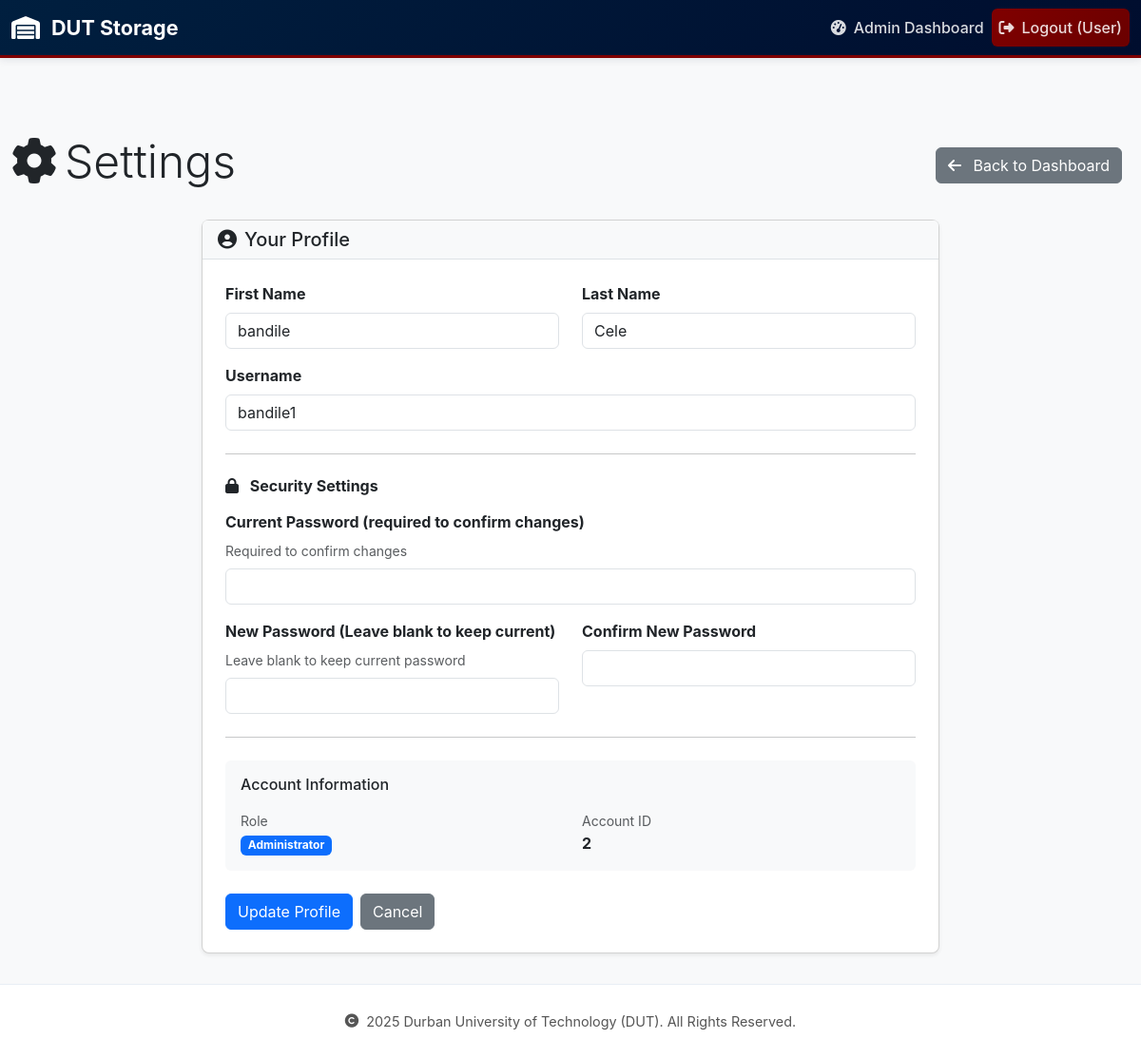
/admin/system/settings (signed in), run on an earlier commit of the app's database.
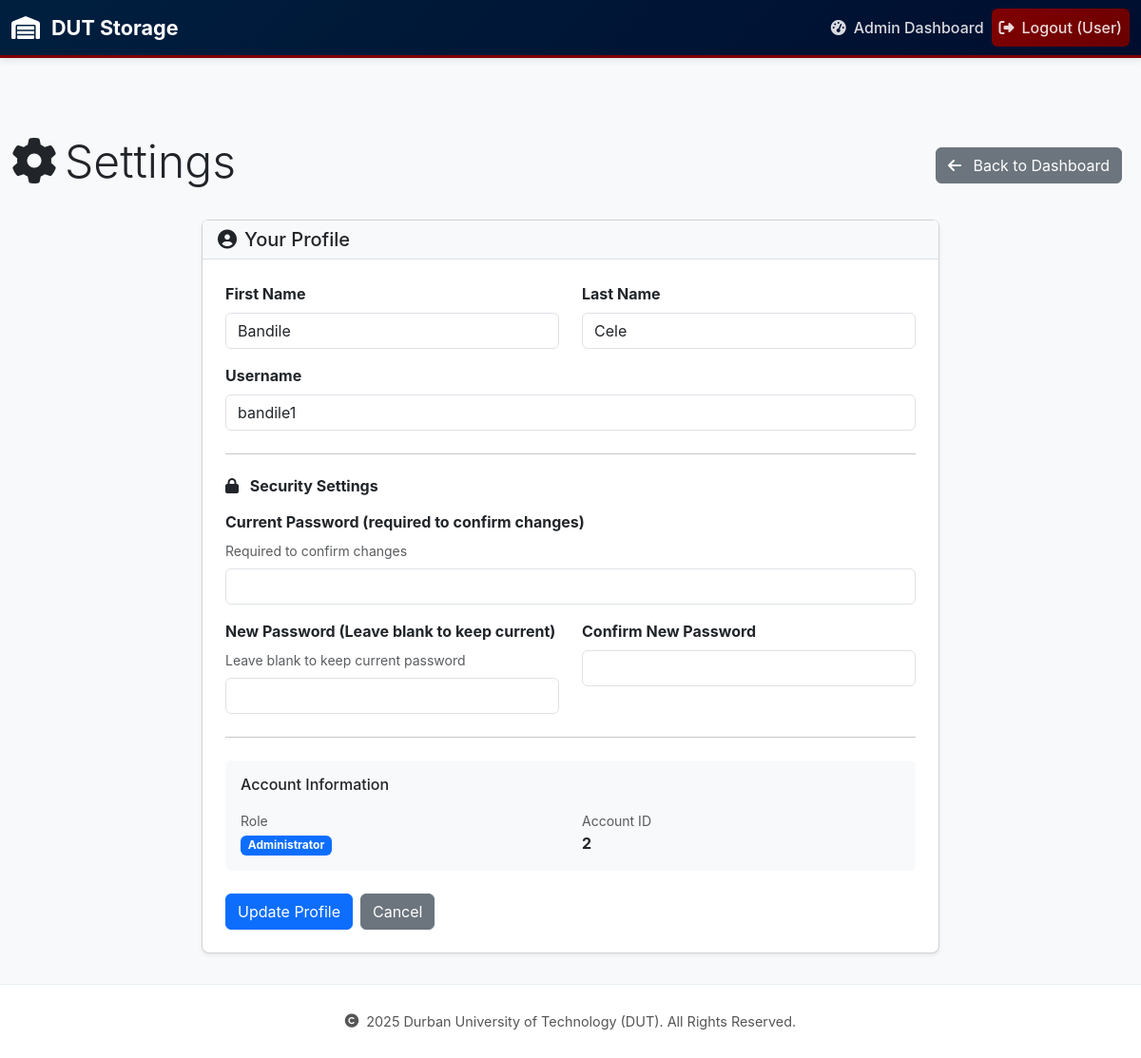
And on a later commit of the database.
### app/models.py (models this page shows, shortened)
class Admin(db.Model, UserMixin):
    __tablename__ = 'admin'
    admin_id = db.Column(db.Integer, primary_key=True)
    username = db.Column(db.String(80), unique=True, nullable=False)
    name = db.Column(db.String(100), nullable=True)
    surname = db.Column(db.String(100), nullable=True)
    password_hash = db.Column(db.String(128), nullable=False)
    is_super_admin = db.Column(db.Boolean, default=False, nullable=False)
    data_capturers = db.relationship(
        'DataCapturer', backref='admin', lazy=True, cascade="all, delete-orphan", foreign_keys='DataCapturer.admin_id'
    )
    campuses = db.relationship('Campus', secondary=admin_campus_association, lazy='subquery',
                              backref=db.backref('admins', lazy=True))
    @property
    def is_admin(self):
        return True

### app/routes/admin_routes.py (the view)
@admin_bp.route('/system/settings', methods=['GET', 'POST'])
@login_required
def system_settings():
    from app.forms import SuperAdminProfileEditForm, AdminProfileEditForm
    if current_user.is_super_admin:
        form = SuperAdminProfileEditForm()
    else:
        form = AdminProfileEditForm()
    if form.validate_on_submit():
        if not current_user.check_password(form.current_password.data):
            flash('Current password is incorrect.', 'error')
            return redirect(url_for('admin.system_settings'))
        current_user.name = form.name.data
        current_user.surname = form.surname.data
        current_user.username = form.username.data
        if form.new_password.data:
            current_user.set_password(form.new_password.data)
        db.session.commit()
        flash('Profile updated successfully!', 'success')
        return redirect(url_for('admin.system_settings'))
    elif request.method == 'GET':
        form.name.data = current_user.name
        form.surname.data = current_user.surname
        form.username.data = current_user.username
    return render_template('admin/system_settings.html', form=form, title='Settings')

### app/forms.py (shortened to what this page needs)
class AdminProfileEditForm(FlaskForm):
    name = StringField('First Name', validators=[DataRequired(), Length(max=100)])
    surname = StringField('Last Name', validators=[DataRequired(), Length(max=100)])
    username = StringField('Username', validators=[DataRequired(), Length(min=4, max=10)])
    current_password = PasswordField('Current Password (required to confirm changes)', validators=[DataRequired()])
    new_password = PasswordField('New Password (Leave blank to keep current)', validators=[Optional(), Length(min=8)])
    new_password_confirm = PasswordField(
        'Confirm New Password',
        validators=[Optional(), EqualTo('new_password', message='Passwords must match')]
    )
    submit = SubmitField('Update Profile')

### app/__init__.py (called while the page is built)
@login_manager.user_loader
def load_user(user_id):
    user_type, _, user_actual_id = user_id.partition('-')
    if user_type == 'A':
        return Admin.query.get(int(user_actual_id))
    elif user_type == 'D':
        return DataCapturer.query.get(int(user_actual_id))
    return None

### app/templates/admin/system_settings.html (shortened to what the changed rows need)
{% extends "base.html" %}
{% block content %}
<div class="container mt-5">
    <div class="d-flex justify-content-between align-items-center mb-4">
        <h1 class="display-5">
            <i class="fas fa-cog me-2"></i>Settings
        </h1>
    </div>
    <div class="row">
        <div class="col-lg-8 offset-lg-2">
            <div class="card shadow-sm rounded-3">
                <div class="card-body p-4">
                    <form method="POST" action="{{ url_for('admin.system_settings') }}" novalidate>
                        <div class="row mb-3">
                            <div class="col-md-6">
                                {{ form.name.label(class="form-label fw-bold") }}
                                {% if form.name.errors %}
                                    {{ form.name(class="form-control is-invalid") }}
                                    <div class="invalid-feedback d-block">
                                        {% for error in form.name.errors %}
                                            <small>{{ error }}</small><br>
                                        {% endfor %}
                                    </div>
                                {% else %}
                                    {{ form.name(class="form-control") }}
                                {% endif %}
                            </div>
                            <div class="col-md-6">
                                {{ form.surname.label(class="form-label fw-bold") }}
                                {% if form.surname.errors %}
                                    {{ form.surname(class="form-control is-invalid") }}
                                    <div class="invalid-feedback d-block">
                                        {% for error in form.surname.errors %}
                                            <small>{{ error }}</small><br>
                                        {% endfor %}
                                    </div>
                                {% else %}
                                    {{ form.surname(class="form-control") }}
                                {% endif %}
                            </div>
                        </div>
                        <div class="mb-3">
                            {{ form.username.label(class="form-label fw-bold") }}
                            {% if form.username.errors %}
                                {{ form.username(class="form-control is-invalid") }}
                                <div class="invalid-feedback d-block">
                                    {% for error in form.username.errors %}
                                        <small>{{ error }}</small><br>
                                    {% endfor %}
                                </div>
                            {% else %}
                                {{ form.username(class="form-control") }}
                            {% endif %}
                        </div>
                        <div class="p-3 bg-light rounded mb-4">
                            <div class="row text-sm">
                                <div class="col-md-6">
                                    <small class="text-muted">Account ID</small>
                                    <p class="mb-0 fw-bold">{{ current_user.admin_id }}</p>
                                </div>
                            </div>
                        </div>
                    </form>
                </div>
            </div>
        </div>
    </div>
</div>
{% endblock %}

What changed in the data, as far as the page shows it:
changed Admin "Cele": name "bandile" → "Bandile"
